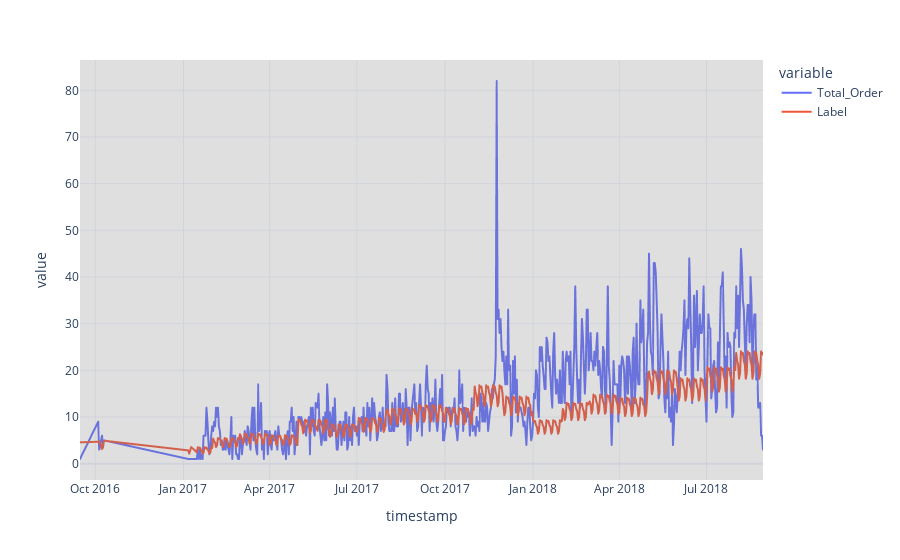

The notebook cell saved with this chart:
### Markdown cell above
## Load Model to Data order

### Code cell
# generate predictions on the original dataset
predictions = predict_model(best, data=orders_data)

# line plot
fig = px.line(predictions, x='timestamp', y=["Total_Order", "Label"], template = 'plotly_white')

# add a vertical rectange for test-set separation**
fig.add_vrect(x0="2016-09-15", x1="2018-08-29", fillcolor="grey", opacity=0.25, line_width=0)
fig.show()

### Figure 1 — Plotly figure (JSON) as saved in the notebook; plotly's stock layout.template omitted (floating-point values rounded to 4 significant figures; data arrays with more than 128 entries replaced by an {"elided": "..."} marker saying what was removed)
{"data": [{"hovertemplate": "variable=Total_Order<br>timestamp=%{x}<br>value=%{y}<extra></extra>", "legendgroup": "Total_Order", "line": {"color": "#636efa", "dash": "solid"}, "marker": {"symbol": "circle"}, "mode": "lines", "name": "Total_Order", "showlegend": true, "type": "scattergl", "x": {"elided": "602 str values"}, "xaxis": "x", "y": {"elided": "602 int values"}, "yaxis": "y"}, {"hovertemplate": "variable=Label<br>timestamp=%{x}<br>value=%{y}<extra></extra>", "legendgroup": "Label", "line": {"color": "#EF553B", "dash": "solid"}, "marker": {"symbol": "circle"}, "mode": "lines", "name": "Label", "showlegend": true, "type": "scattergl", "x": {"elided": "602 str values"}, "xaxis": "x", "y": {"elided": "602 float values"}, "yaxis": "y"}], "layout": {"autosize": true, "legend": {"title": {"text": "variable"}, "tracegroupgap": 0}, "margin": {"t": 60}, "shapes": [{"fillcolor": "grey", "line": {"width": 0}, "opacity": 0.25, "type": "rect", "x0": "2016-09-15", "x1": "2018-08-29", "xref": "x", "y0": 0, "y1": 1, "yref": "y domain"}], "xaxis": {"anchor": "y", "autorange": true, "domain": [0, 1], "range": ["2016-09-15", "2018-08-29"], "title": {"text": "timestamp"}, "type": "date"}, "yaxis": {"anchor": "x", "autorange": true, "domain": [0, 1], "range": [-3.5, 86.5], "title": {"text": "value"}, "type": "linear"}}}
